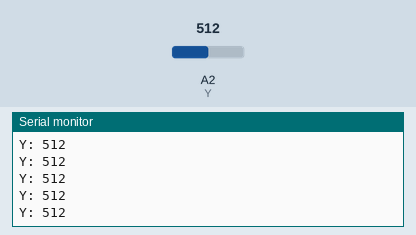
A sketch run on a simulated Arduino Mega 2560, built with avr-gcc and run on an emulated ATmega2560. On the bench: the last lines printed to the serial monitor. The test bench sets the inputs (shaded band); at power-on: A2 (Y) = 512.

Above: at 1.2 s.
1.3 s: A2 (Y) set to 716
At 1.31 s:
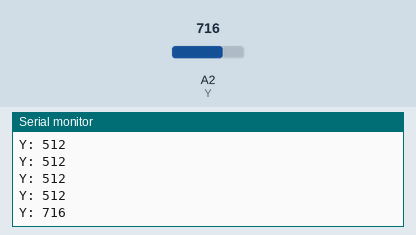
2.8 s: A2 (Y) set to 900
At 2.81 s:
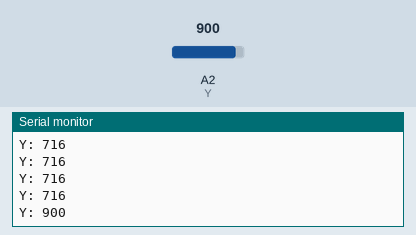
Timing chart, 0 to 5.8 s (numbered marks = the images above; inputs shaded):
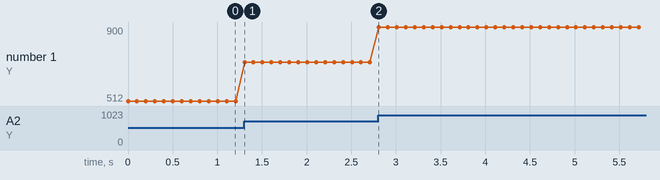

The sketch:

Funduino_JoyStick.ino
```cpp
#define A 22
#define B 23
#define C 24
#define D 25
#define E 26
#define F 27
#define K 28
#define X A1
#define Y A2

void setup() {
  pinMode(A, INPUT);
  pinMode(B, INPUT);
  pinMode(C, INPUT);
  pinMode(D, INPUT);
  pinMode(E, INPUT);
  pinMode(F, INPUT);
  pinMode(K, INPUT);
  pinMode(X, INPUT);
  pinMode(Y, INPUT);
  Serial.begin(9600);
}

void loop() {
  /*Serial.print("A: ");
  Serial.println(digitalRead(A));

  Serial.print("B: ");
  Serial.println(digitalRead(B));

  Serial.print("C: ");
  Serial.println(digitalRead(C));

  Serial.print("D: ");
  Serial.println(digitalRead(D));

  Serial.print("E: ");
  Serial.println(digitalRead(E));

  Serial.print("F: ");
  Serial.println(digitalRead(F));

  Serial.print("K: ");
  Serial.println(digitalRead(K));
*/
  //Serial.print("X: ");
  //Serial.println(analogRead(X));

  Serial.print("Y: ");
  Serial.println(analogRead(Y));

  delay(100);
}
```

Measured:
- after the input at 1.3 s, the serial monitor: prints a new line at once (image 1)
- after the input at 2.8 s, the serial monitor: prints a new line at once (image 2)
- plotted number 1: 512 → 716 after the input at 1.3 s, 716 → 900 after the input at 2.8 s
